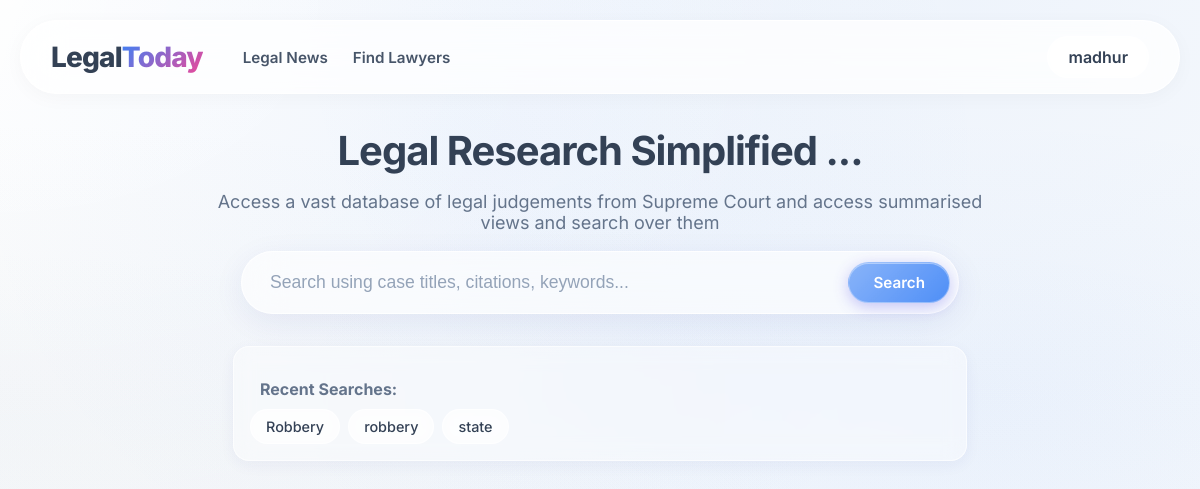
The page / (signed in) on the database as committed earlier.
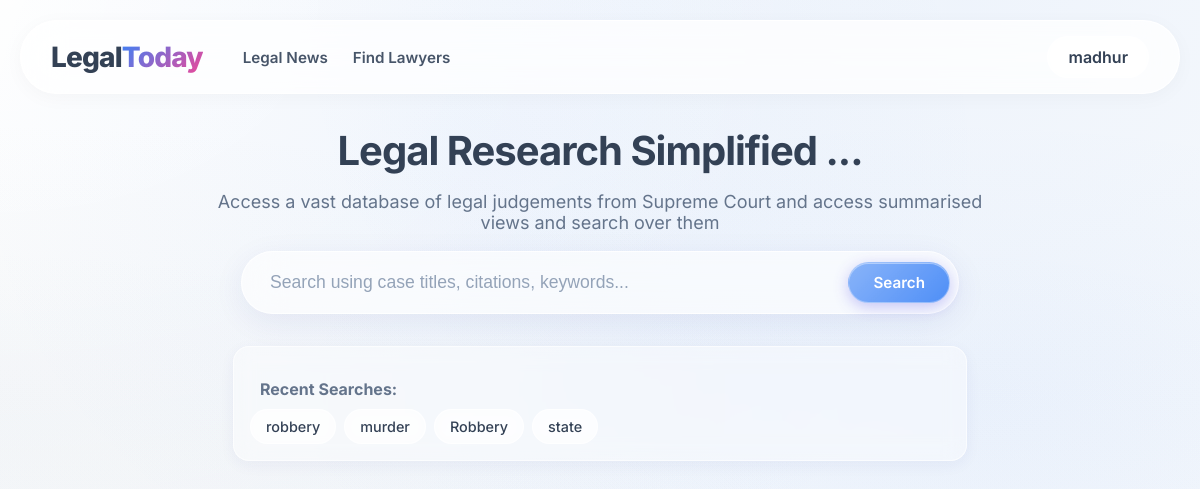
The same page on the database as committed later.
### tables this page shows
CREATE TABLE history (id INTEGER PRIMARY KEY AUTOINCREMENT, email TEXT NOT NULL, query TEXT NOT NULL, created_at DATETIME DEFAULT CURRENT_TIMESTAMP);

### app.py (the view)
@app.route('/')
def index():
    email = session.get("email")
    name = session.get("name")
    past_queries = []
    if session.get("login_status"):
        conn = get_db_connection()
        cursor = conn.cursor()
        cursor.execute('''SELECT query FROM history WHERE email=? ORDER BY created_at DESC LIMIT 5''',(email,))
        past_queries = [row for row in cursor.fetchall()]
        conn.close()
    return render_template("index.html", login_status=session.get("login_status", False), name=name, email=email, past_queries=past_queries)

### app.py (called while the page is built)
def get_db_connection():
    conn = sqlite3.connect('users.db')
    conn.row_factory = sqlite3.Row
    return conn

### templates/index.html (shortened to what this page needs)
<!DOCTYPE html>
<html lang="en">
<head>
    <link rel="stylesheet" href="../static/css/styles.css">
    <link rel="stylesheet" href="../static/css/layout.css">
    <link rel="stylesheet" href="../static/css/buttons.css">
    <link rel="stylesheet" href="../static/css/content.css">
    <link rel="stylesheet" href="../static/css/form.css">
    <link rel="stylesheet" href="../static/css/auth.css">
    <link rel="stylesheet" href="../static/css/results.css">
    <link rel="stylesheet" href="../static/css/documents.css">
    <link rel="stylesheet" href="../static/css/user.css">
</head>
<body>
    <div class="page-container">
        <div class="content-wrapper">
            <header class="header">
                <a href="{{ url_for('index') }}" class="logo">Legal<span>Today</span></a>
                <nav class="header-nav">
                    <a href="{{ url_for('news') }}">Legal News</a>
                    <a href="{{ url_for('lawyers') }}">Find Lawyers</a>
                </nav>
                <div class="header-right">
                    {% if login_status==False %}
                    <div class="header-buttons">
                        <button id="login-but" class="button-l">Login</button>
                        <button id="register-but" class="button-r">Registration</button>
                    </div>
                    {% else %}
                    <div class="user-menu">
                        <span class="username">{{ name }}</span>
                    </div>
                    {% endif %}
                </div>
            </header>
            <main class="main-content">
                <section class="h-section">
                    <div class="h-text">
                        <h2>Legal Research Simplified ...</h2>
                        <p>Access a vast database of legal judgements from Supreme Court and access summarised views and
                            search over them</p>
                    </div>
                    <form id="search-form" class="search-form" action="{{ url_for('search_query',page_num=1) }}"
                        method="GET">
                        <div class="search-input">
                            <input type="text" id="search-input" name="query" autocomplete="off"
                                placeholder="Search using case titles, citations, keywords..." required>
                            <button type="submit" class="button-r search-button">Search</button>
                        </div>
                    </form>
                    {% if past_queries %}
                    <div class="recent-history">
                        <h3
                            style="font-size: 1rem; color: var(--color-text-muted); margin-bottom: 10px; text-align: left; padding-left: 10px;">
                            Recent Searches:</h3>
                        <ul style="list-style: none; padding: 0; margin: 0; display: flex; flex-wrap: wrap; gap: 8px;">
                            {% for item in past_queries %}
                            <li>
                                <a href="#" class="recent-query-link" data-query="{{ item[0] }}">
                                    {{ item[0] }}
                                </a>
                            </li>
                            {% endfor %}
                        </ul>
                    </div>
                    {% endif %}
        </div>
    </div>
</body>
</html>

Rows that differ between the two databases and show on the page:
changed history "robbery": moves up the list
added history: query "murder"
